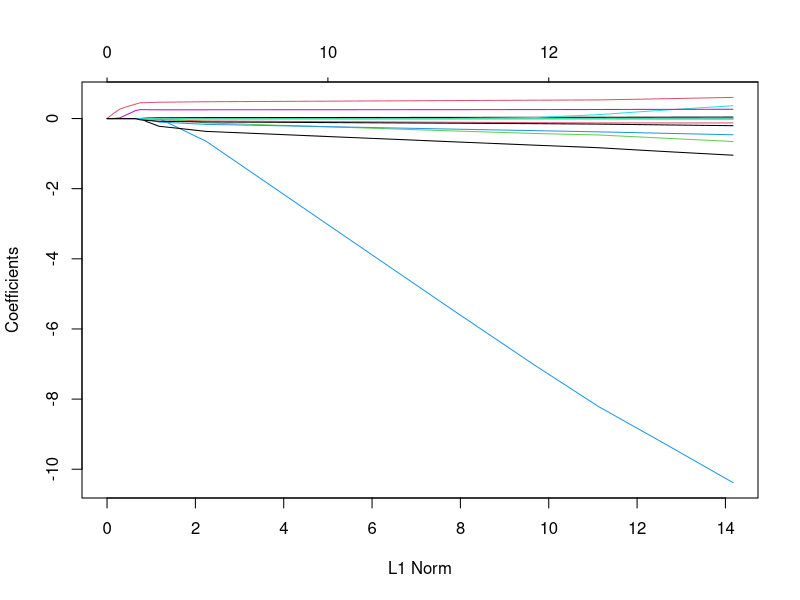
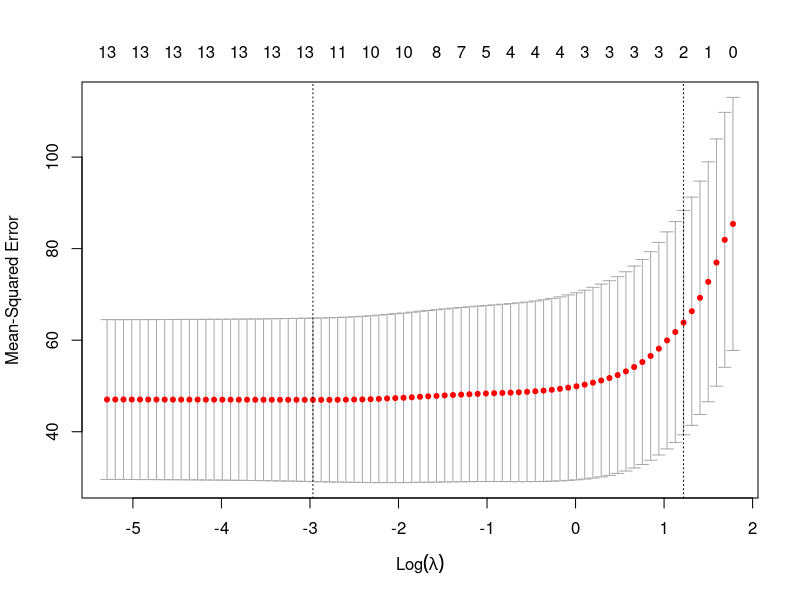
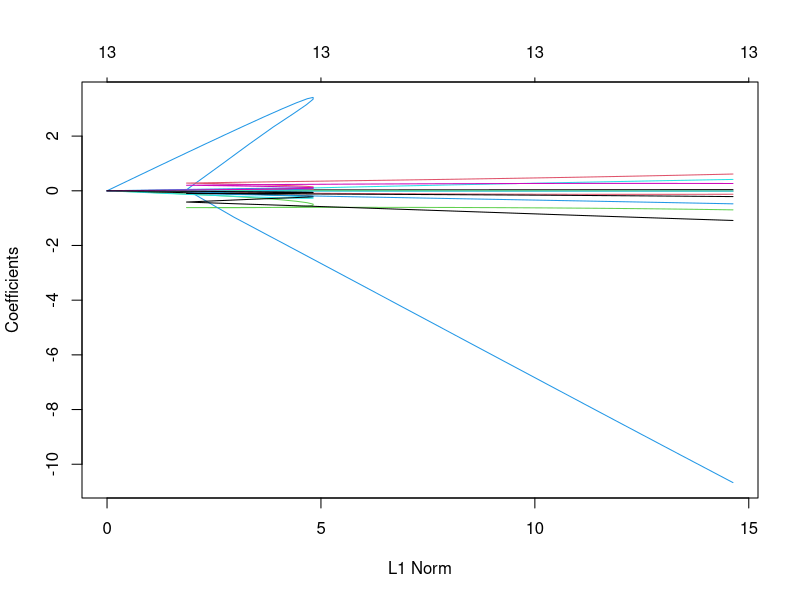
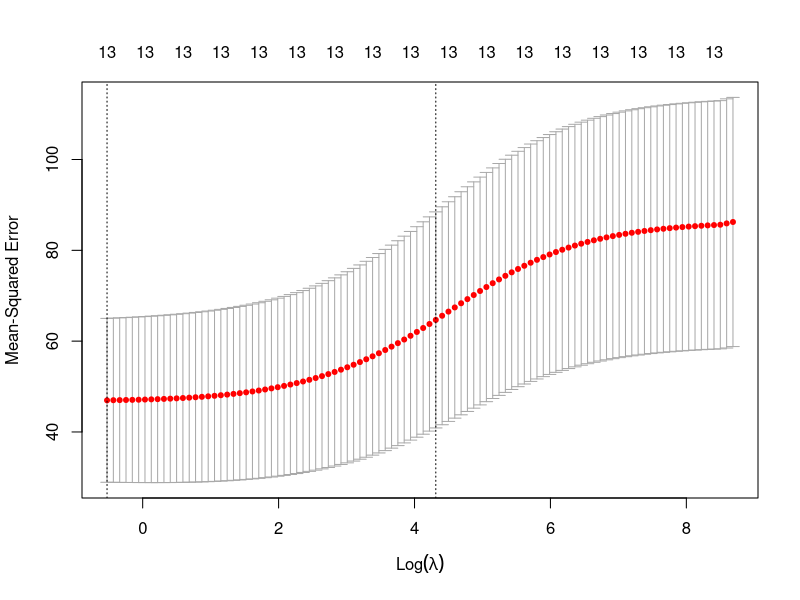

Reproduce these figures in R, in order.
## ---- chunk 1
knitr::opts_chunk$set(echo = TRUE)
## ---- chunk 2
library(MASS)
library(caret)
library(leaps)
library(glmnet)
## ---- chunk 3
set.seed(1)
data('Boston')
## ---- chunk 4
set.seed(123)
train <- sample(c(TRUE,FALSE), nrow(Boston),rep = TRUE)
test <- (! train)
## ---- chunk 5
regfit.best = regsubsets(crim ~ .,data = Boston[train,],nvmax = 13)
## ---- chunk 6
test.mat = model.matrix(crim ~ .,data = Boston[test,])
## ---- chunk 7
val.errors_best = rep(NA,13)

for (i in 1:13){
  coefi = coef(regfit.best,id=i)
  pred = test.mat[,names(coefi)]%*%coefi
  val.errors_best[i] = mean((Boston$crim[test]-pred)^2)
}
## ---- chunk 8
which.min(val.errors_best)
## ---- chunk 9
coef(regfit.best,2)
## ---- chunk 10
regfit.fwd = regsubsets(crim ~ .,data = Boston[train,],nvmax = 13, method ="forward")
## ---- chunk 11
test.mat = model.matrix(crim ~ .,data = Boston[test,])
## ---- chunk 12
val.errors_fwd = rep(NA,13)

for (i in 1:13){
  coefi = coef(regfit.fwd,id=i)
  pred = test.mat[,names(coefi)]%*%coefi
  val.errors_fwd[i] = mean((Boston$crim[test]-pred)^2)
}
## ---- chunk 13
which.min(val.errors_fwd)
## ---- chunk 14
coef(regfit.fwd,2)
## ---- chunk 15
regfit.bwd = regsubsets(crim ~ .,data = Boston[train,],nvmax = 13, method ="backward")
## ---- chunk 16
test.mat = model.matrix(crim ~ .,data = Boston[test,])
## ---- chunk 17
val.errors_bwd = rep(NA,13)

for (i in 1:13){
  coefi = coef(regfit.bwd,id=i)
  pred = test.mat[,names(coefi)]%*%coefi
  val.errors_bwd[i] = mean((Boston$crim[test]-pred)^2)
}
## ---- chunk 18
which.min(val.errors_bwd)
## ---- chunk 19
coef(regfit.bwd,2)
## ---- chunk 20
print(val.errors_best)
print(val.errors_fwd)
print(val.errors_bwd)
## ---- chunk 21
x = model.matrix(crim ~ .,Boston )[,-1]
y = Boston$crim
## ---- chunk 22
set.seed(1)

train_lasso=sample (1: nrow(x), nrow(x)/2)
test_lasso=(-train_lasso) 
y.test_lasso=y[test_lasso]
## ---- chunk 23
grid=10^seq(10,-2, length =100)

lasso.mod=glmnet(x[train_lasso ,],y[ train_lasso],alpha=1, lambda =grid)
plot(lasso.mod)
## ---- chunk 24
set.seed(1)

cv.out=cv.glmnet(x[train_lasso ,],y[ train_lasso],alpha=1)
plot(cv.out)
## ---- chunk 25
bestlam =cv.out$lambda.min
lasso.pred=predict (lasso.mod ,s=bestlam ,newx=x[test_lasso ,])
mean((lasso.pred -y.test_lasso)^2)
## ---- chunk 26
x = model.matrix(crim ~ .,Boston )[,-1]
y = Boston$crim
## ---- chunk 27
set.seed(1)

train_ridge=sample (1: nrow(x), nrow(x)/2)
test_ridge=(-train_ridge) 
y.test_ridge=y[test_ridge]
## ---- chunk 28
grid=10^seq(10,-2, length =100)

ridge.mod=glmnet(x[train_ridge ,],y[ train_ridge],alpha=0, lambda =grid)
plot(ridge.mod)
## ---- chunk 29
set.seed(1)

cv.out=cv.glmnet(x[train_ridge ,],y[ train_ridge],alpha=0)
plot(cv.out)
## ---- chunk 30
bestlam =cv.out$lambda.min
ridge.pred=predict (ridge.mod ,s=bestlam ,newx=x[test_ridge ,])
mean((ridge.pred -y.test_ridge)^2)
